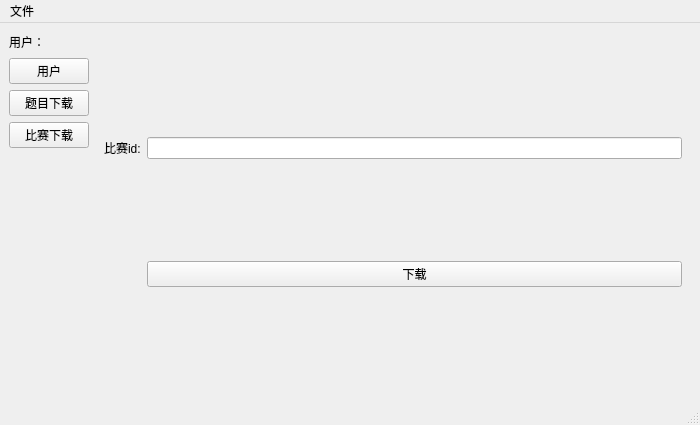
<?xml version="1.0" encoding="UTF-8"?>
<ui version="4.0">
 <class>ghelper</class>
 <widget class="QMainWindow" name="ghelper">
  <property name="geometry">
   <rect>
    <x>0</x>
    <y>0</y>
    <width>700</width>
    <height>425</height>
   </rect>
  </property>
  <property name="windowTitle">
   <string>ghelper</string>
  </property>
  <widget class="QWidget" name="centralwidget">
   <layout class="QGridLayout" name="gridLayout_6">
    <item row="3" column="0">
     <widget class="QPushButton" name="pubDownloadMatch">
      <property name="text">
       <string>比赛下载</string>
      </property>
     </widget>
    </item>
    <item row="2" column="0">
     <widget class="QPushButton" name="pubDownloadProblem">
      <property name="text">
       <string>题目下载</string>
      </property>
     </widget>
    </item>
    <item row="0" column="0">
     <widget class="QLabel" name="laUser">
      <property name="maximumSize">
       <size>
        <width>16777215</width>
        <height>20</height>
       </size>
      </property>
      <property name="text">
       <string>用户：</string>
      </property>
     </widget>
    </item>
    <item row="0" column="1" rowspan="7">
     <widget class="QStackedWidget" name="main">
      <property name="currentIndex">
       <number>2</number>
      </property>
      <widget class="QWidget" name="wiUser">
       <layout class="QGridLayout" name="gridLayout_2">
        <item row="0" column="0">
         <widget class="QPushButton" name="pubCreateUser">
          <property name="text">
           <string>新建用户</string>
          </property>
         </widget>
        </item>
        <item row="0" column="1" rowspan="6">
         <widget class="QStackedWidget" name="swUser">
          <property name="currentIndex">
           <number>1</number>
          </property>
          <widget class="QWidget" name="wiManegerUser">
           <layout class="QGridLayout" name="gridLayout_4">
            <item row="0" column="0">
             <widget class="QLabel" name="label_1">
              <property name="text">
               <string>请选择用户：</string>
              </property>
             </widget>
            </item>
            <item row="1" column="0">
             <widget class="QTableWidget" name="twMangerUser">
              <property name="contextMenuPolicy">
               <enum>Qt::NoContextMenu</enum>
              </property>
              <property name="styleSheet">
               <string notr="true"/>
              </property>
             </widget>
            </item>
           </layout>
          </widget>
          <widget class="QWidget" name="wiCreateUser">
           <layout class="QGridLayout" name="gridLayout_5">
            <item row="0" column="0">
             <widget class="QLabel" name="label_4">
              <property name="text">
               <string>用户名：</string>
              </property>
             </widget>
            </item>
            <item row="0" column="1">
             <widget class="QLineEdit" name="leUsername"/>
            </item>
            <item row="1" column="0">
             <widget class="QLabel" name="label_3">
              <property name="text">
               <string>密码：</string>
              </property>
             </widget>
            </item>
            <item row="1" column="1">
             <widget class="QLineEdit" name="lePassword">
              <property name="echoMode">
               <enum>QLineEdit::Password</enum>
              </property>
             </widget>
            </item>
            <item row="2" column="1">
             <widget class="QPushButton" name="pubCreate">
              <property name="text">
               <string>新建</string>
              </property>
             </widget>
            </item>
           </layout>
          </widget>
         </widget>
        </item>
        <item row="1" column="0">
         <widget class="QPushButton" name="pubManegerUser">
          <property name="text">
           <string>管理用户</string>
          </property>
         </widget>
        </item>
       </layout>
      </widget>
      <widget class="QWidget" name="wiPDownload">
       <layout class="QGridLayout" name="gridLayout">
        <item row="1" column="5">
         <widget class="QPushButton" name="pubPDownPage">
          <property name="text">
           <string>下一页</string>
          </property>
         </widget>
        </item>
        <item row="1" column="1">
         <widget class="QPushButton" name="pubPCheckReverse">
          <property name="maximumSize">
           <size>
            <width>50</width>
            <height>16777215</height>
           </size>
          </property>
          <property name="text">
           <string>反选</string>
          </property>
         </widget>
        </item>
        <item row="1" column="0">
         <widget class="QPushButton" name="pubPCheckAll">
          <property name="maximumSize">
           <size>
            <width>50</width>
            <height>16777215</height>
           </size>
          </property>
          <property name="text">
           <string>全选</string>
          </property>
         </widget>
        </item>
        <item row="1" column="4">
         <widget class="QPushButton" name="pubPUpPage">
          <property name="text">
           <string>上一页</string>
          </property>
         </widget>
        </item>
        <item row="3" column="3" colspan="3">
         <widget class="QProgressBar" name="prbPDownload">
          <property name="value">
           <number>0</number>
          </property>
         </widget>
        </item>
        <item row="0" column="0">
         <widget class="QLabel" name="label_5">
          <property name="text">
           <string>题号：</string>
          </property>
         </widget>
        </item>
        <item row="3" column="0">
         <widget class="QPushButton" name="pubPDownload">
          <property name="maximumSize">
           <size>
            <width>50</width>
            <height>16777215</height>
           </size>
          </property>
          <property name="text">
           <string>下载</string>
          </property>
         </widget>
        </item>
        <item row="0" column="1">
         <widget class="QLineEdit" name="lePId">
          <property name="maximumSize">
           <size>
            <width>100</width>
            <height>16777215</height>
           </size>
          </property>
         </widget>
        </item>
        <item row="1" column="2">
         <widget class="QPushButton" name="pubPJump">
          <property name="maximumSize">
           <size>
            <width>50</width>
            <height>16777215</height>
           </size>
          </property>
          <property name="text">
           <string>跳转</string>
          </property>
         </widget>
        </item>
        <item row="1" column="3">
         <widget class="QLineEdit" name="lePPage">
          <property name="text">
           <string/>
          </property>
         </widget>
        </item>
        <item row="3" column="1">
         <widget class="QLabel" name="laPPage">
          <property name="text">
           <string/>
          </property>
         </widget>
        </item>
        <item row="3" column="2">
         <widget class="QLabel" name="label_11">
          <property name="text">
           <string>操作中：</string>
          </property>
         </widget>
        </item>
        <item row="0" column="3" colspan="3">
         <widget class="QLineEdit" name="lePSearch">
          <property name="text">
           <string/>
          </property>
         </widget>
        </item>
        <item row="2" column="0" colspan="6">
         <widget class="QTableWidget" name="twP"/>
        </item>
        <item row="0" column="2">
         <widget class="QPushButton" name="pubPSearch">
          <property name="maximumSize">
           <size>
            <width>50</width>
            <height>16777215</height>
           </size>
          </property>
          <property name="text">
           <string>搜索</string>
          </property>
         </widget>
        </item>
       </layout>
      </widget>
      <widget class="QWidget" name="wiMDownload">
       <layout class="QGridLayout" name="gridLayout_3">
        <item row="1" column="1">
         <widget class="QPushButton" name="pubMDownload">
          <property name="text">
           <string>下载</string>
          </property>
         </widget>
        </item>
        <item row="0" column="0">
         <widget class="QLabel" name="label_7">
          <property name="text">
           <string>比赛id:</string>
          </property>
         </widget>
        </item>
        <item row="0" column="1">
         <widget class="QLineEdit" name="leMId"/>
        </item>
       </layout>
      </widget>
     </widget>
    </item>
    <item row="1" column="0">
     <widget class="QPushButton" name="pubUser">
      <property name="text">
       <string>用户</string>
      </property>
     </widget>
    </item>
   </layout>
  </widget>
  <widget class="QMenuBar" name="menubar">
   <property name="geometry">
    <rect>
     <x>0</x>
     <y>0</y>
     <width>700</width>
     <height>23</height>
    </rect>
   </property>
   <widget class="QMenu" name="meFile">
    <property name="title">
     <string>文件</string>
    </property>
    <addaction name="acSavePath"/>
    <addaction name="separator"/>
    <addaction name="acClear"/>
   </widget>
   <addaction name="meFile"/>
  </widget>
  <widget class="QStatusBar" name="statusbar"/>
  <action name="save_path">
   <property name="text">
    <string>设置保存路径</string>
   </property>
  </action>
  <action name="acSavePath">
   <property name="text">
    <string>保存路径</string>
   </property>
  </action>
  <action name="acClear">
   <property name="text">
    <string>清空缓存</string>
   </property>
  </action>
 </widget>
 <resources/>
 <connections/>
</ui>
